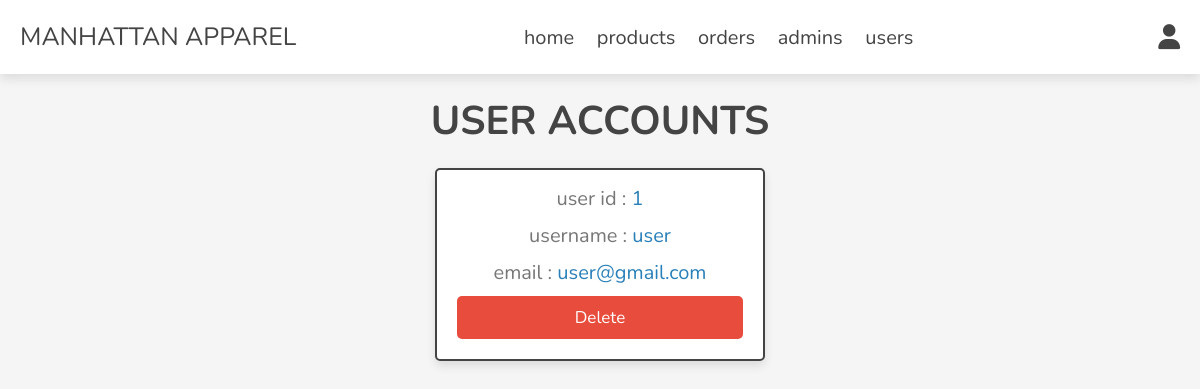
Screenshot of /admin/users_accounts.php (signed in) with the database file from the repository.
### tables this page shows
CREATE TABLE `users` (
  `id` int(100) NOT NULL,
  `name` varchar(20) NOT NULL,
  `email` varchar(50) NOT NULL,
  `password` varchar(50) NOT NULL
);

### admin/users_accounts.php (the view, shortened to what this page needs)
<?php
include '../components/connect.php';
?>
<!DOCTYPE html>
<html lang="en">
<head>
   <link rel="stylesheet" href="https://cdnjs.cloudflare.com/ajax/libs/font-awesome/6.1.1/css/all.min.css">
   <link rel="stylesheet" href="../css/admin_style.css">
</head>
<body>
<?php include '../components/admin_header.php'; ?>
<section class="accounts">
   <h1 class="heading">user accounts</h1>
   <div class="box-container">
   <?php
      $select_accounts = $conn->prepare("SELECT * FROM `users`");
      $select_accounts->execute();
      if($select_accounts->rowCount() > 0){
         while($fetch_accounts = $select_accounts->fetch(PDO::FETCH_ASSOC)){
   ?>
   <div class="box">
      <p> user id : <span><?= $fetch_accounts['id']; ?></span> </p>
      <p> username : <span><?= $fetch_accounts['name']; ?></span> </p>
      <p> email : <span><?= $fetch_accounts['email']; ?></span> </p>
      <a href="users_accounts.php?delete=<?= $fetch_accounts['id']; ?>" onclick="return confirm('delete this account? the user related information will also be delete!')" class="delete-btn">delete</a>
   </div>
   <?php
         }
      }else{
         echo '<p class="empty">no accounts available!</p>';
      }
   ?>
   </div>
</section>
</body>
</html>

### css/admin_style.css (style rules this page uses)
:root { --main-color:#2980b9; --orange:#f39c12; --red:#e74c3c; --black:#444; --white:#fff; --light-color:#777; --light-bg:#f5f5f5; --border:.2rem solid var(--black); --box-shadow:0 .5rem 1rem rgba(0,0,0,.1); }
* { font-family: 'Nunito', sans-serif; margin:0; padding:0; box-sizing: border-box; outline: none; border:none; text-decoration: none; }
html { font-size: 62.5%; overflow-x: hidden; }
body { background-color: var(--light-bg); }
section { padding:2rem; max-width: 1200px; margin:0 auto; }
.heading { font-size: 4rem; color:var(--black); margin-bottom: 2rem; text-align: center; text-transform: uppercase; }
.btn, .delete-btn, .option-btn { display: block; width: 100%; margin-top: 1rem; border-radius: .5rem; padding:1rem 3rem; font-size: 1.7rem; text-transform: capitalize; color:var(--white); cursor: pointer; text-align: center; }
.delete-btn { background-color: var(--red); }
.accounts .box-container { display: grid; grid-template-columns: repeat(auto-fit, 33rem); gap:1.5rem; align-items: flex-start; justify-content: center; }
.accounts .box-container .box { padding:2rem; padding-top: .5rem; border-radius: .5rem; text-align: center; border:var(--border); background-color: var(--white); box-shadow: var(--box-shadow); }
.accounts .box-container .box p { font-size: 2rem; color:var(--light-color); margin: 1rem 0; }
.accounts .box-container .box p span { color:var(--main-color); }

### rows the page displays
users: id "1", name "user", email "user@gmail.com"
